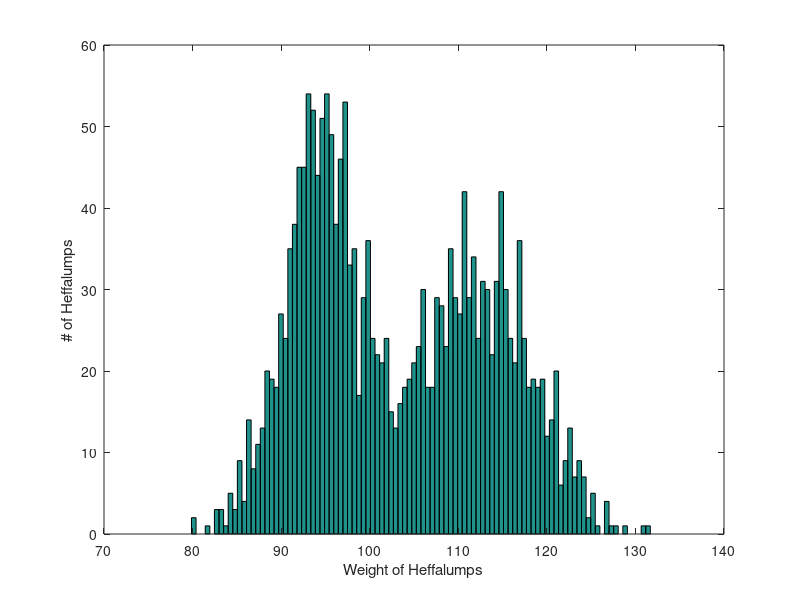

Here is the MATLAB script that generated this plot:
close all
clear all
clc

masses = csvread('data_hundred_acre_wood.csv');
hist(masses, 100);
xlabel('Weight of Heffalumps');
ylabel('# of Heffalumps');